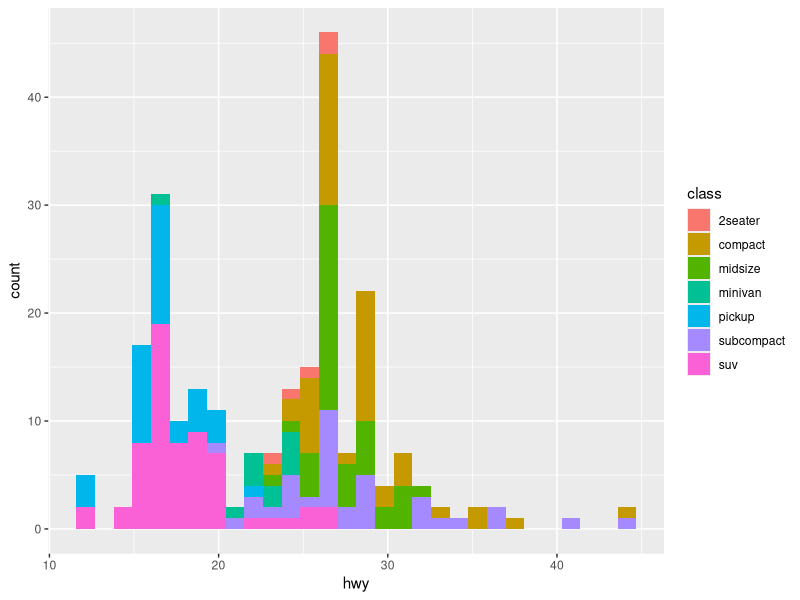
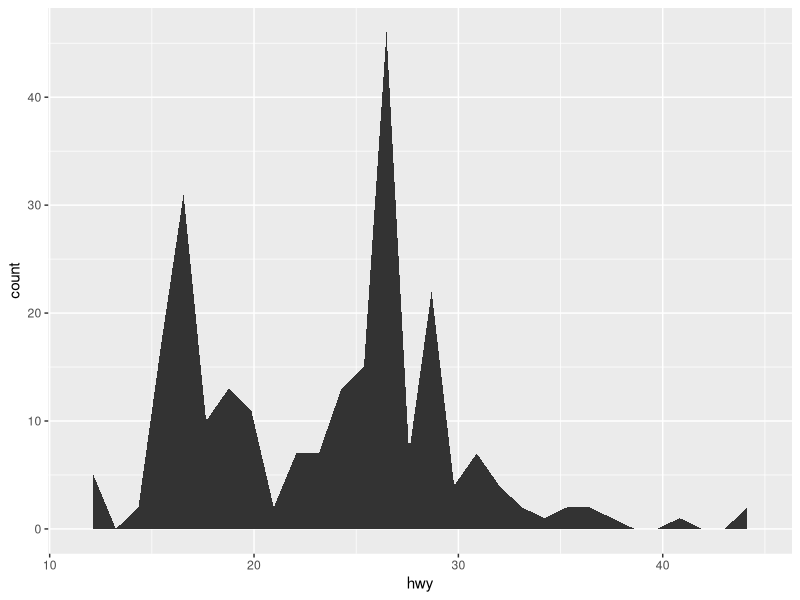
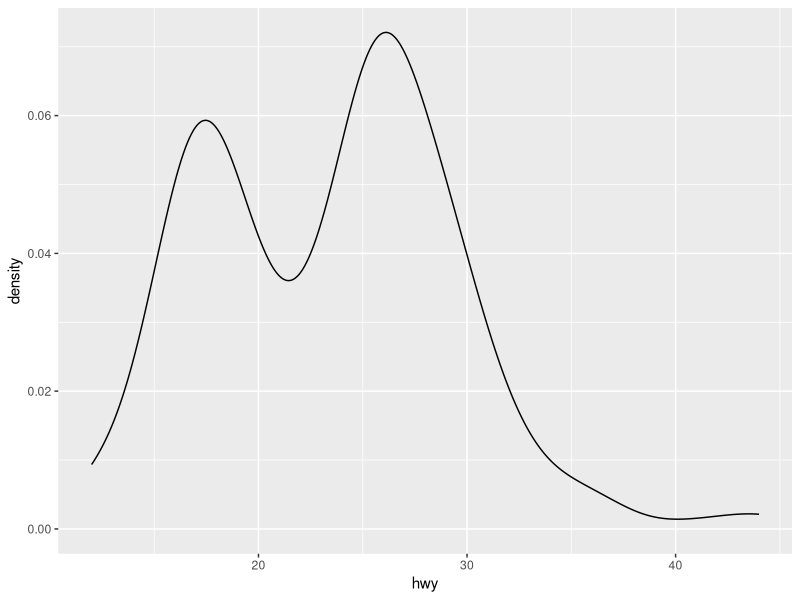
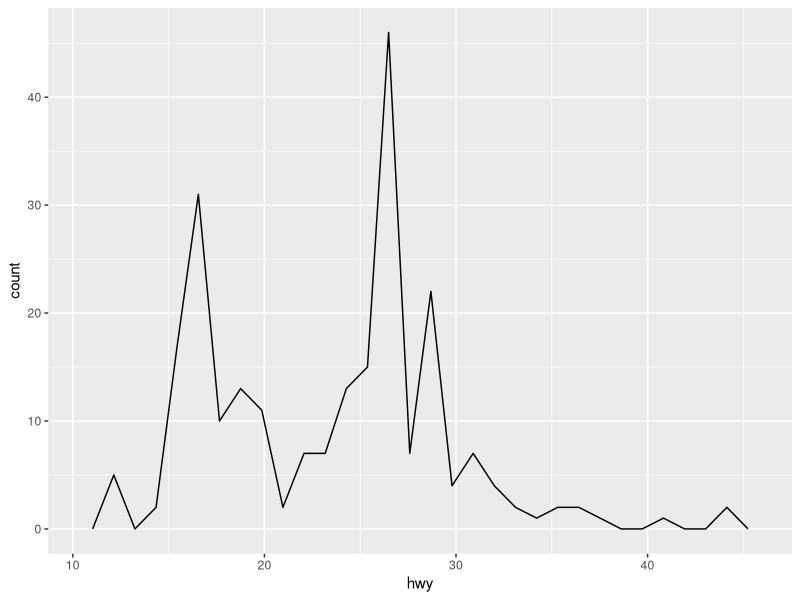
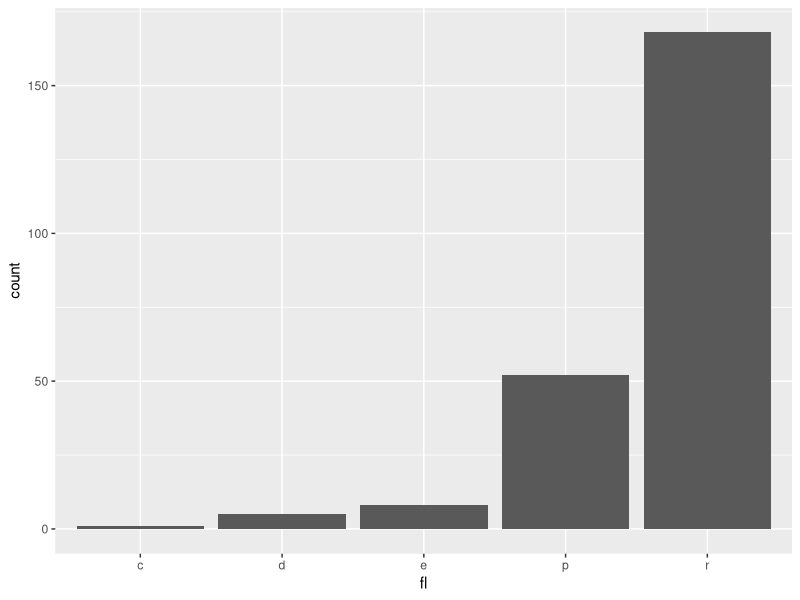
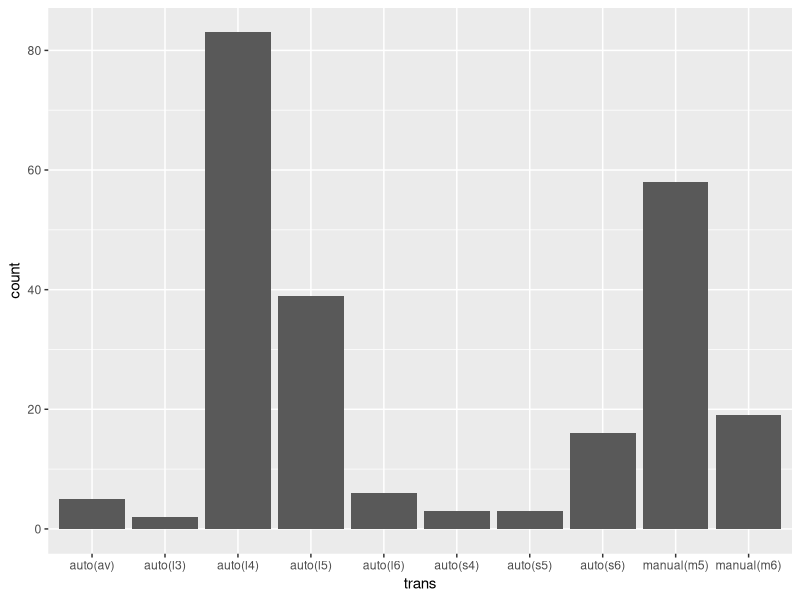
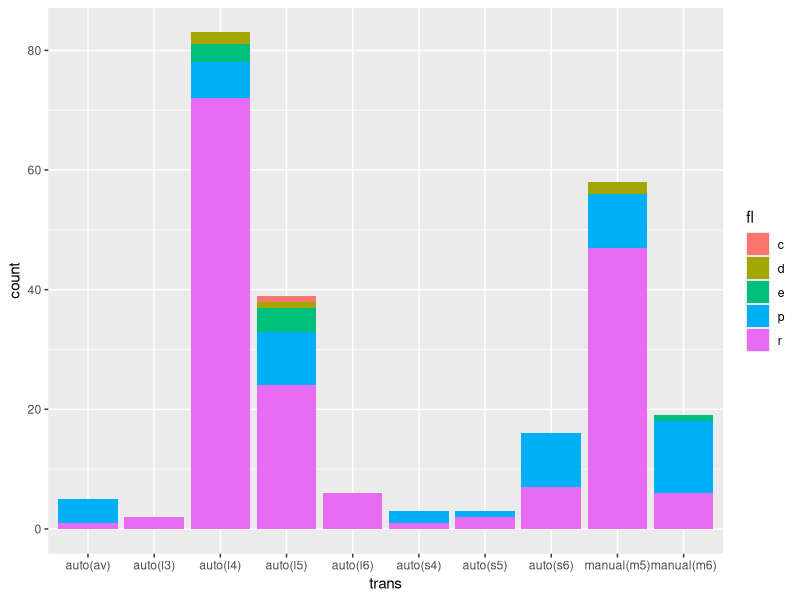
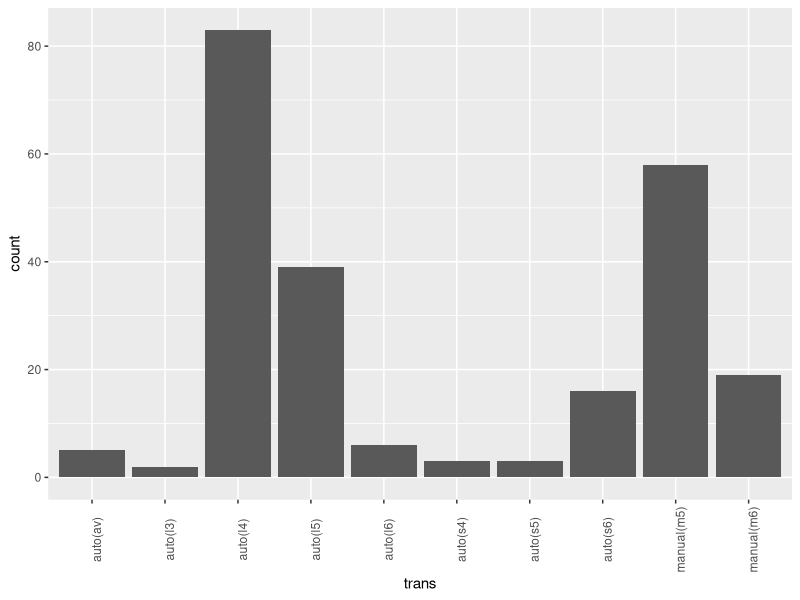

The R source for these figures, in order:
library(ggplot2)
library(dplyr)
library(tidyverse)

# ONE Variable Continuous
summary(mpg$hwy)
ggplot(mpg, aes(hwy, fill=class)) +
  geom_histogram()

ggplot(mpg, aes(hwy)) +
  geom_area(stat="bin")

ggplot(mpg, aes(hwy)) +
  geom_density()

ggplot(mpg, aes(hwy)) +
  geom_freqpoly()

# ONE Variable Discrete
table(mpg$fl)
ggplot(mpg, aes(fl)) +
  geom_bar()

ggplot(mpg, aes(trans)) +
  geom_bar()

ggplot(mpg, aes(trans, fill=fl)) +
  geom_bar()

ggplot(mpg, aes(trans)) +
  geom_bar() +
  theme(axis.text.x = element_text(angle = 90))

ggplot(mpg, aes(trans)) +
  geom_bar() +
  coord_flip()

ggplot(mpg, aes(fct_infreq(trans))) +
  geom_bar() +
  coord_flip()

ggplot(mpg, aes(fct_rev(fct_infreq(trans)))) +
  geom_bar() +
  coord_flip()

# TWO Variables continuous x - continuous y
ggplot(mpg, aes(cty, hwy)) +
  geom_point()

ggplot(mpg, aes(cty, hwy, color=class)) +
  geom_point()

ggplot(mpg, aes(cty, hwy)) +
  geom_smooth(method="lm", se = F)

ggplot(mpg, aes(cty, hwy)) +
  geom_smooth()

ggplot(mpg, aes(cty, hwy)) +
  geom_smooth() +
  geom_point()

# TWO Variables - discrete x - continuous y
df_means = mpg %>%
  group_by(class) %>%
  summarize(hwy = mean(hwy))

ggplot(df_means, aes(x = class, y = hwy)) +
  geom_col()

ggplot(df_means, aes(x = fct_reorder(class, hwy), y = hwy)) +
  geom_col()

ggplot(mpg, aes(class, hwy)) +
  geom_boxplot()

ggplot(mpg, aes(fct_reorder(class, hwy, median), hwy)) +
  geom_boxplot()

# TWO Variables - date x - continuous y
ggplot(economics, aes(date, unemploy)) +
  geom_line()

ggplot(economics, aes(date, unemploy)) +
  geom_area()

# https://blog.albertkuo.me/post/2022-01-04-reordering-geom-col-and-geom-bar-by-count-or-value/

# Temi
ggplot(mpg, aes(hwy)) +
  geom_histogram() +
  theme_minimal()

ggplot(mpg, aes(hwy)) +
  geom_histogram() +
  theme_bw()

ggplot(mpg, aes(hwy)) +
  geom_histogram() +
  theme_classic()


# Labs
ggplot(mpg, aes(hwy)) +
  geom_histogram() +
  theme_minimal() +
  labs(title="Questo è il titolo", 
       subtitle="Questo è il sottotitolo", 
       caption = "Qui va la fonte dati")

# Colori
ggplot(mpg, aes(hwy)) +
  geom_histogram(fill="red") 

ggplot(mpg, aes(hwy)) +
  geom_histogram(aes(fill=class))

ggplot(mpg, aes(cty, hwy)) +
  geom_point(color="red")

ggplot(mpg, aes(cty, hwy)) +
  geom_point(aes(color=class))


ggplot(mpg, aes(cty, hwy)) +
  geom_point(aes(color=drv)) +
  scale_color_manual(values = c("#CC6666", "#7777DD", "black"))

ggplot(mpg, aes(hwy)) +
  geom_histogram(aes(fill=drv)) +
  scale_fill_manual(values = c("#CC6666", "#7777DD", "black"))


ggplot(mpg, aes(cty, hwy)) +
  geom_point(aes(color=year))

ggplot(mpg, aes(cty, hwy)) +
  geom_point(aes(color=year)) +
  scale_color_continuous(low="grey", high="red")

## Extra ----

mcor <- cor(mtcars)
# Print mcor and round to 2 digits
round(mcor, digits = 2)
library(corrplot)

corrplot(mcor)
corrplot(mcor, method = "square")
corrplot(mcor, method = "square", order="AOE")


